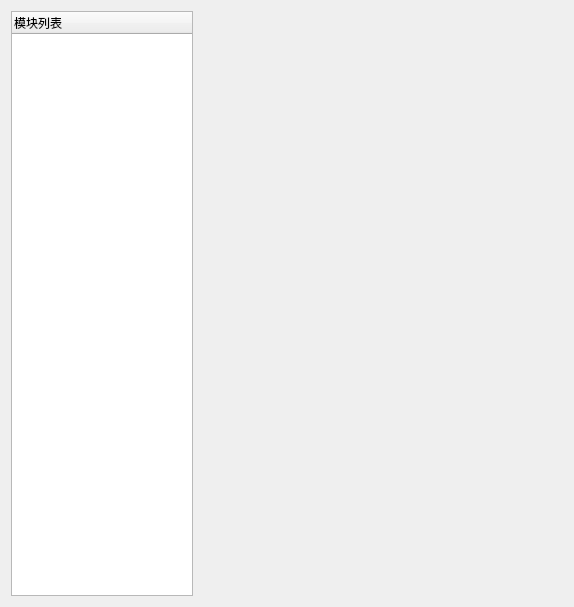
<?xml version="1.0" encoding="UTF-8"?>
<ui version="4.0">
 <class>PipeLineUiClass</class>
 <widget class="QWidget" name="PipeLineUiClass">
  <property name="geometry">
   <rect>
    <x>0</x>
    <y>0</y>
    <width>574</width>
    <height>607</height>
   </rect>
  </property>
  <property name="windowTitle">
   <string>PipeLineUi</string>
  </property>
  <layout class="QHBoxLayout" name="horizontalLayout" stretch="1,2">
   <item>
    <widget class="QTreeWidget" name="treeWidget_moduleTree">
     <column>
      <property name="text">
       <string>模块列表</string>
      </property>
     </column>
    </widget>
   </item>
   <item>
    <widget class="QStackedWidget" name="stackedWidget_moduleUi">
     <widget class="QWidget" name="page"/>
     <widget class="QWidget" name="page_2"/>
    </widget>
   </item>
  </layout>
 </widget>
 <layoutdefault spacing="6" margin="11"/>
 <resources/>
 <connections/>
</ui>
